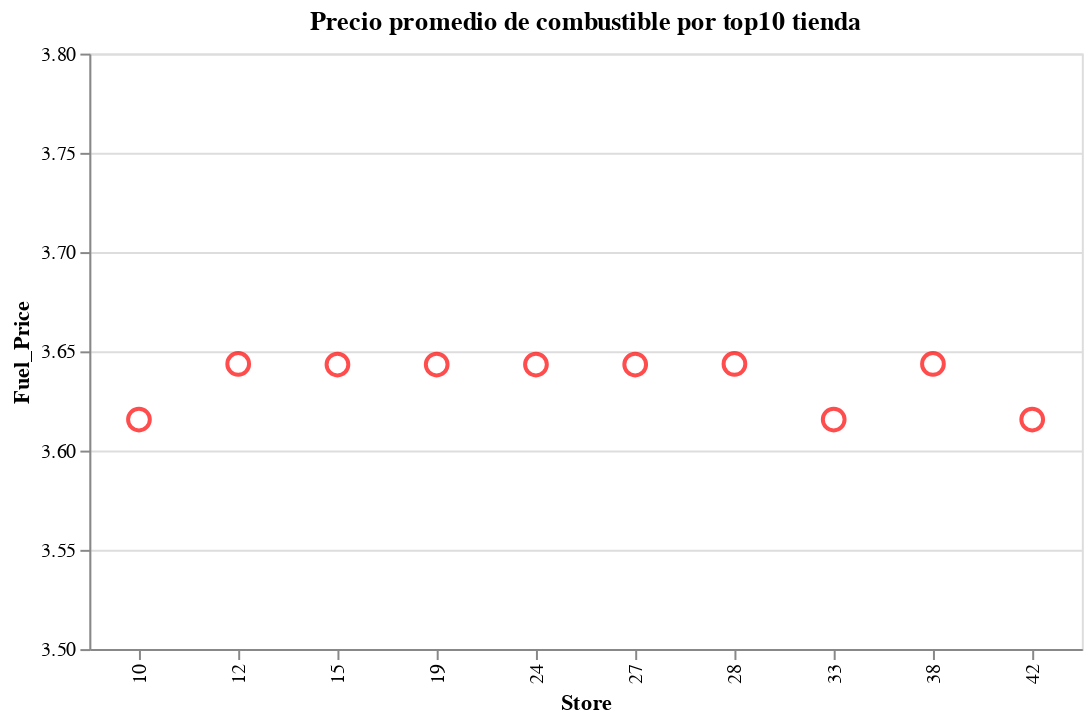

Notebook cell for this chart:
### Markdown cell above
### Grafico del precio promedio del combustible por las 10 tienda mas alta

### Code cell
#data=data.reset_index()
data
multi= alt.selection_multi()
click = alt.selection_multi(encodings=['color'])
chart =alt.Chart(data).mark_point(color="red",size=120).encode(
    x=alt.X('Store:N'),
    y=alt.Y('Fuel_Price:Q', scale=alt.Scale(domain=[3.5, 3.8])),
   tooltip=["Store","Fuel_Price"],
).properties( selection=multi, width=500,height=300,title='Precio promedio de combustible por top10 tienda')
chart

### Figure 1 — Vega-Lite specification as saved in the notebook (floating-point values rounded to 4 significant figures)
{"config": {"view": {"continuousWidth": 400, "continuousHeight": 300}}, "data": {"name": "data-d1568505b2684082bc74fc0d313851c3"}, "mark": {"type": "point", "color": "red", "size": 120}, "encoding": {"tooltip": [{"field": "Store", "type": "quantitative"}, {"field": "Fuel_Price", "type": "quantitative"}], "x": {"field": "Store", "type": "nominal"}, "y": {"field": "Fuel_Price", "scale": {"domain": [3.5, 3.8]}, "type": "quantitative"}}, "height": 300, "selection": {"selector052": {"type": "multi"}}, "title": "Precio promedio de combustible por top10 tienda", "width": 500, "$schema": "https://vega.github.io/schema/vega-lite/v4.17.0.json", "datasets": {"data-d1568505b2684082bc74fc0d313851c3": [{"level_0": 0, "index": 0, "Store": 28, "Fuel_Price": 3.644}, {"level_0": 1, "index": 1, "Store": 38, "Fuel_Price": 3.644}, {"level_0": 2, "index": 2, "Store": 12, "Fuel_Price": 3.644}, {"level_0": 3, "index": 3, "Store": 19, "Fuel_Price": 3.643}, {"level_0": 4, "index": 4, "Store": 24, "Fuel_Price": 3.643}, {"level_0": 5, "index": 5, "Store": 15, "Fuel_Price": 3.643}, {"level_0": 6, "index": 6, "Store": 27, "Fuel_Price": 3.643}, {"level_0": 7, "index": 7, "Store": 10, "Fuel_Price": 3.616}, {"level_0": 8, "index": 8, "Store": 33, "Fuel_Price": 3.616}, {"level_0": 9, "index": 9, "Store": 42, "Fuel_Price": 3.616}]}}
